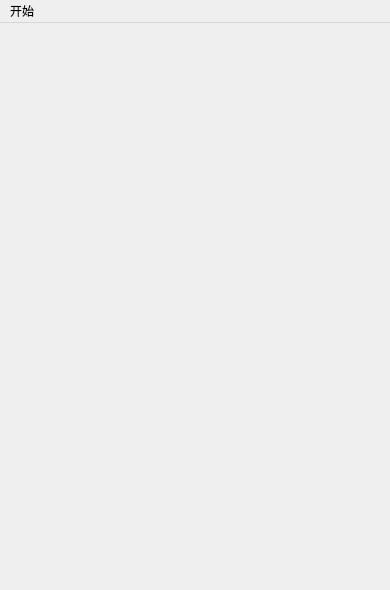
<?xml version="1.0" encoding="UTF-8"?>
<ui version="4.0">
 <class>MainSence</class>
 <widget class="QMainWindow" name="MainSence">
  <property name="enabled">
   <bool>true</bool>
  </property>
  <property name="geometry">
   <rect>
    <x>0</x>
    <y>0</y>
    <width>390</width>
    <height>590</height>
   </rect>
  </property>
  <property name="windowTitle">
   <string>MainSence</string>
  </property>
  <widget class="QWidget" name="centralWidget"/>
  <widget class="QMenuBar" name="menuBar">
   <property name="geometry">
    <rect>
     <x>0</x>
     <y>0</y>
     <width>390</width>
     <height>26</height>
    </rect>
   </property>
   <widget class="QMenu" name="menu">
    <property name="title">
     <string>开始</string>
    </property>
    <addaction name="actionExit"/>
   </widget>
   <addaction name="menu"/>
  </widget>
  <action name="actionExit">
   <property name="text">
    <string>退出</string>
   </property>
  </action>
 </widget>
 <layoutdefault spacing="6" margin="11"/>
 <resources/>
 <connections/>
</ui>
